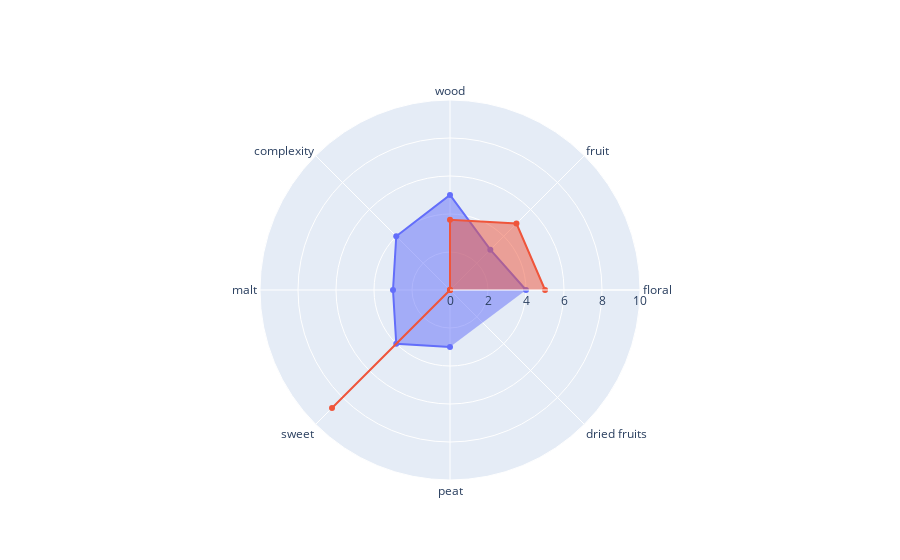

The code cell stored with this chart in its notebook:
### Code cell
import plotly.graph_objects as go

panelist_scores = [40,30,50,40,30,40,30]
fig = go.Figure()

fig.add_trace(go.Scatterpolar(
      r=[value / 10 for value in panelist_scores],
      theta=comparable_OSAs,
      fill='toself',
      name='Product A'
))
fig.add_trace(go.Scatterpolar(
      r=list(filtered_OSAs.sum()*10),
      theta=comparable_OSAs,
      fill='toself',
      name='Product B'
))

fig.update_layout(
  polar=dict(
    radialaxis=dict(
      visible=True,
      range=[0, 10]
    )),
  showlegend=False
)

fig.show()

### Figure 1 — Plotly figure (JSON) as saved in the notebook; plotly's stock layout.template omitted (floating-point values rounded to 4 significant figures)
{"data": [{"fill": "toself", "name": "Product A", "r": [4, 3, 5, 4, 3, 4, 3], "theta": ["floral", "fruit", "wood", "complexity", "malt", "sweet", "peat", "dried fruits"], "type": "scatterpolar"}, {"fill": "toself", "name": "Product B", "r": [5.003, 4.946, 3.696, 0, 0, 8.782, 0, 0], "theta": ["floral", "fruit", "wood", "complexity", "malt", "sweet", "peat", "dried fruits"], "type": "scatterpolar"}], "layout": {"polar": {"radialaxis": {"range": [0, 10], "visible": true}}, "showlegend": false}}
